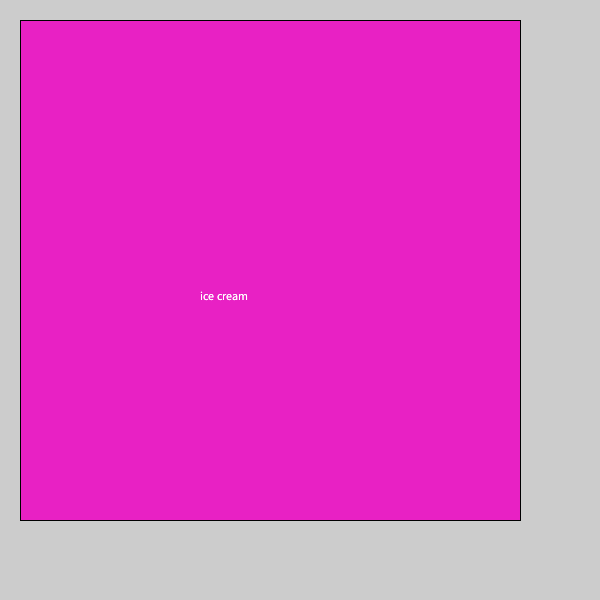
Frame 1 (no input)
Frame 60 (the mouse pressed at the canvas centre just before this capture): identical to frame 1, image omitted
Frame 120 (the mouse held since frame 60 and released just before this capture): identical to frame 1, image omitted

The Processing sketch that drew this single still picture (run headless with seeded random() and noise(); from frame 60 on, the mouse is pressed at the canvas centre):

// Processing sketch: banana_split
// ── banana_split.pde
 void setup(){
        size(600,600);

    }

    void draw(){
      fill(#E821C4);
rect(20,20,500,500);
      fill(#FFFFFF);
      for (int i = 0; i < 100; i = i+50) {
       int x = 200;
        int y= 300;
  text("ice cream", x, y);

}
  


    }
